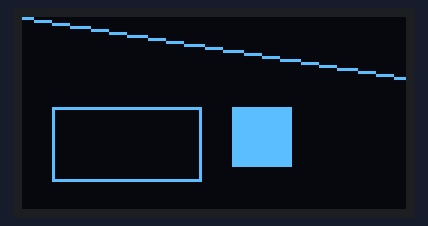
Bench run of a program on a simulated ESP32 board running MicroPython. Parts: 128×64 one-colour display. At 0.1 s the program stops and its outputs stay as they are.

Above: at 0.1 s.

The program:

step2_oled_shapes.py
```python
from machine import Pin, SoftI2C
import ssd1306

i2c = SoftI2C(scl=Pin(22), sda=Pin(21))
oled = ssd1306.SSD1306_I2C(128, 64, i2c)

oled.fill(0)  # 지우기
oled.line(0, 0, 127, 20, 1)  # 선 (시작 x, 시작 y, 끝 x, 끝 y, 켜기)
oled.rect(10, 30, 50, 25, 1)  # 네모 테두리 (x, y, 가로, 세로, 켜기)
oled.fill_rect(70, 30, 20, 20, 1)  # 꽉 채운 네모
oled.show()  # 화면에 나타내기
```
